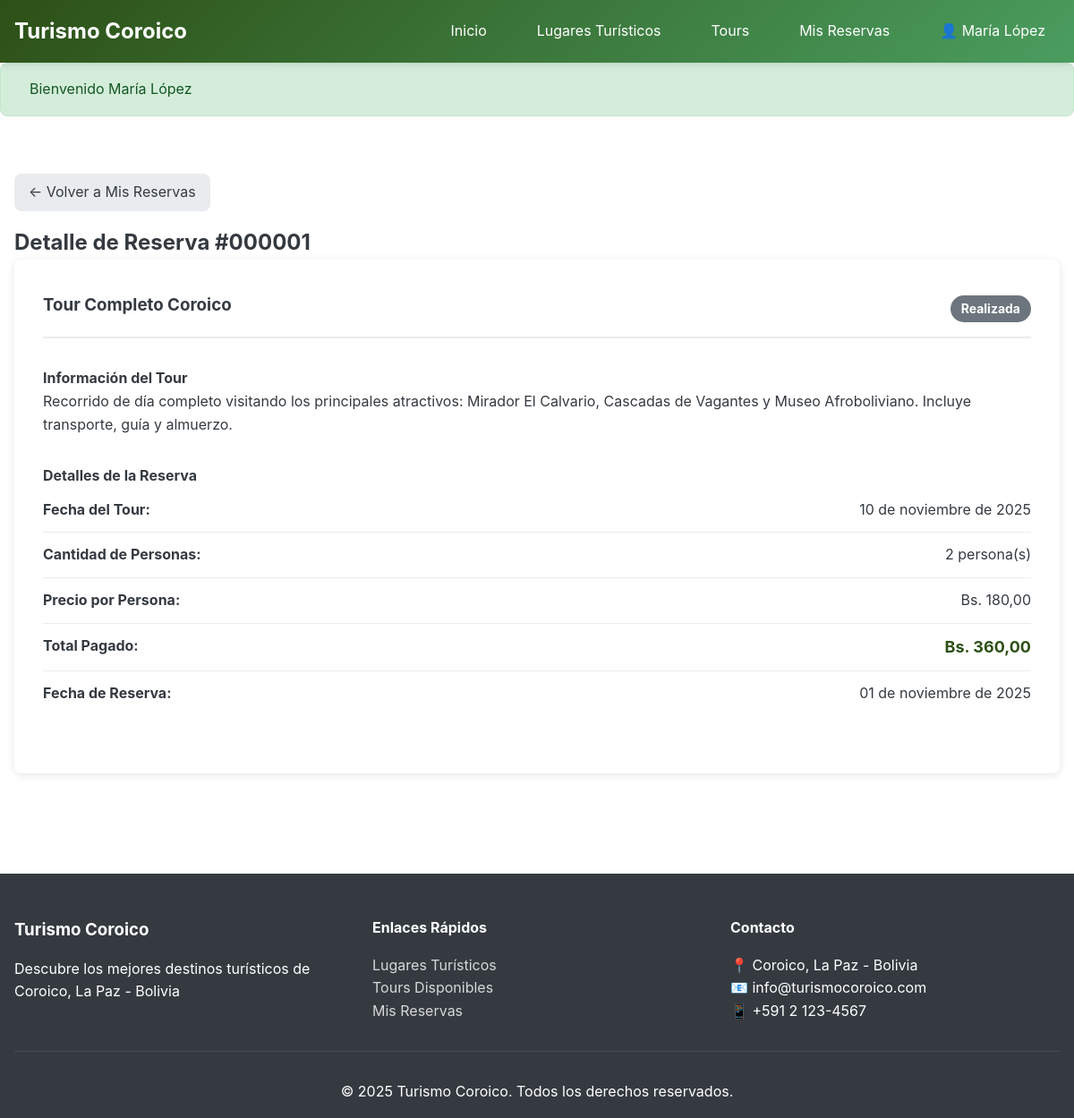
/reservas/detalle?id=1 (signed in), run on the app's committed database.
### tables this page shows
CREATE TABLE `reservas` (
  `id_reserva` int(11) NOT NULL,
  `id_usuario` int(11) NOT NULL,
  `id_tour` int(11) NOT NULL,
  `fecha_tour` date NOT NULL,
  `cantidad_personas` int(11) NOT NULL DEFAULT 1,
  `precio_total` decimal(10,2) NOT NULL,
  `fecha_reserva` timestamp NOT NULL DEFAULT current_timestamp()
);

CREATE TABLE `tours` (
  `id_tour` int(11) NOT NULL,
  `nombre` varchar(150) NOT NULL,
  `descripcion` text NOT NULL,
  `precio` decimal(10,2) NOT NULL,
  `cupo_maximo` int(11) NOT NULL DEFAULT 10,
  `imagen_tour` varchar(255) DEFAULT 'default.jpg',
  `fecha_creacion` timestamp NOT NULL DEFAULT current_timestamp()
);

### controllers/ReservaController.php (called while the page is built, shortened)
<?php
require_once __DIR__ . '/../config/config.php';
require_once __DIR__ . '/../models/Reserva.php';
class ReservaController {
    private $reservaModel;
    public function __construct() {
        $this->reservaModel = new Reserva();
    }
    public function detalle() {
        $id = $_GET['id'] ?? null;
        $reserva = $this->reservaModel->getDetalleCompleto($id);
        require_once __DIR__ . '/../views/reservas/detalle.php';
    }
}

### index.php (called while the page is built, shortened)
<?php
require_once __DIR__ . '/config/config.php';
require_once __DIR__ . '/config/database.php';
$request_uri = $_SERVER['REQUEST_URI'];
$base_path = parse_url(BASE_URL, PHP_URL_PATH);
if ($base_path && strpos($request_uri, $base_path) === 0) {
    $request_uri = substr($request_uri, strlen($base_path));
}
$request_uri = strtok($request_uri, '?');
$request_uri = trim($request_uri, '/');
$segments = explode('/', $request_uri);
$methodName = isset($segments[1]) ? $segments[1] : 'index';
$methodName = lcfirst(str_replace('-', '', ucwords($methodName, '-')));
$controller = new $controllerName();
try {
    $controller->$methodName();
} catch (Exception $e) {
    error_log("Error en el controlador: " . $e->getMessage());
    echo "<!DOCTYPE html>
<html lang='es'>
<head>
    <meta charset='UTF-8'>
    <meta name='viewport' content='width=device-width, initial-scale=1.0'>
    <title>Error</title>
    <style>
        body {
            font-family: Arial, sans-serif;
            display: flex;
            justify-content: center;
            align-items: center;
            height: 100vh;
            margin: 0;
            background: #f5f5f5;
        }
        .error-container {
            text-align: center;
            padding: 2rem;
            background: white;
            border-radius: 10px;
            box-shadow: 0 2px 10px rgba(0,0,0,0.1);
            max-width: 500px;
        }
        h1 { color: #d32f2f; }
        a {
            display: inline-block;
            margin-top: 1rem;
            padding: 0.75rem 1.5rem;
            background: #2d5016;
            color: white;
            text-decoration: none;
            border-radius: 5px;
        }
        a:hover { background: #4a9d5f; }
    </style>
</head>
<body>
    <div class='error-container'>
        <h1>Error en la aplicación</h1>
        <p>Ha ocurrido un error inesperado. Por favor, intenta nuevamente.</p>
        <a href='" . BASE_URL . "'>Volver al Inicio</a>
    </div>
</body>
</html>";
}

### config/config.php (called while the page is built, shortened)
<?php
function url($path = '') {
    return BASE_URL . ltrim($path, '/');
}
function formatearFecha($date) {
    $meses = [
        1 => 'enero', 2 => 'febrero', 3 => 'marzo', 4 => 'abril',
        5 => 'mayo', 6 => 'junio', 7 => 'julio', 8 => 'agosto',
        9 => 'septiembre', 10 => 'octubre', 11 => 'noviembre', 12 => 'diciembre'
    ];
    $timestamp = strtotime($date);
    $dia = date('d', $timestamp);
    $mes = $meses[(int)date('m', $timestamp)];
    $anio = date('Y', $timestamp);
    return "$dia de $mes de $anio";
}
function formatearPrecio($precio) {
    return 'Bs. ' . number_format($precio, 2, ',', '.');
}

### config/database.php (called while the page is built, shortened)
<?php
class Database {
    private static $instance = null;
    private $connection;
    private function __construct() {
        try {
            $dsn = "mysql:host=" . DB_HOST . ";dbname=" . DB_NAME . ";charset=" . DB_CHARSET;
            $options = [
                PDO::ATTR_ERRMODE            => PDO::ERRMODE_EXCEPTION,
                PDO::ATTR_DEFAULT_FETCH_MODE => PDO::FETCH_ASSOC,
                PDO::ATTR_EMULATE_PREPARES   => false,
            ];
            $this->connection = new PDO($dsn, DB_USER, DB_PASS, $options);
        } catch (PDOException $e) {
            die("Error de conexión a la base de datos: " . $e->getMessage());
        }
    }
    public static function getInstance() {
        if (self::$instance === null) {
            self::$instance = new self();
        }
        return self::$instance;
    }
    public function getConnection() {
        return $this->connection;
    }
}

### models/Reserva.php (called while the page is built, shortened)
<?php
require_once __DIR__ . '/Model.php';
class Reserva extends Model {
    public function getDetalleCompleto($id) {
        $sql = "SELECT r.*,
                t.nombre as tour_nombre,
                t.descripcion as tour_descripcion,
                t.precio as tour_precio,
                u.nombre_completo as usuario_nombre,
                u.email as usuario_email
                FROM reservas r
                INNER JOIN tours t ON r.id_tour = t.id_tour
                INNER JOIN usuarios u ON r.id_usuario = u.id_usuario
                WHERE r.id_reserva = ?";
        return $this->queryOne($sql, [$id]);
    }
}

### models/Model.php (called while the page is built, shortened)
<?php
require_once __DIR__ . '/../config/database.php';
class Model {
    protected $db;
    public function __construct() {
        $this->db = Database::getInstance()->getConnection();
    }
    protected function queryOne($sql, $params = []) {
        try {
            $stmt = $this->db->prepare($sql);
            $stmt->execute($params);
            $result = $stmt->fetch();
            return $result ? $result : null;
        } catch (PDOException $e) {
            error_log("Error en queryOne(): " . $e->getMessage());
            return null;
        }
    }
}

### views/reservas/detalle.php (the view, shortened to what this page needs)
<?php
require_once __DIR__ . '/../layouts/header.php';
?>
<section class="section">
    <div class="container">
        <div class="detalle-page">
            <a href="<?php echo url('usuario/mis-reservas'); ?>" class="btn-back">← Volver a Mis Reservas</a>
            <h2>Detalle de Reserva #<?php echo str_pad($reserva['id_reserva'], 6, '0', STR_PAD_LEFT); ?></h2>
            <div class="reserva-detalle-card">
                <div class="reserva-header">
                    <h3><?php echo htmlspecialchars($reserva['tour_nombre']); ?></h3>
                    <?php
                    $fecha_tour = strtotime($reserva['fecha_tour']);
                    $hoy = strtotime('today');
                    $estado = $fecha_tour >= $hoy ? 'Próxima' : 'Realizada';
                    $estadoClass = $fecha_tour >= $hoy ? 'badge-success' : 'badge-secondary';
                    ?>
                    <span class="badge <?php echo $estadoClass; ?>"><?php echo $estado; ?></span>
                </div>
                <div class="reserva-info">
                    <div class="info-section">
                        <h4>Información del Tour</h4>
                        <p><?php echo nl2br(htmlspecialchars($reserva['tour_descripcion'])); ?></p>
                    </div>
                    <div class="info-section">
                        <h4>Detalles de la Reserva</h4>
                        <div class="info-item">
                            <strong>Fecha del Tour:</strong>
                            <span><?php echo formatearFecha($reserva['fecha_tour']); ?></span>
                        </div>
                        <div class="info-item">
                            <strong>Cantidad de Personas:</strong>
                            <span><?php echo $reserva['cantidad_personas']; ?> persona(s)</span>
                        </div>
                        <div class="info-item">
                            <strong>Precio por Persona:</strong>
                            <span><?php echo formatearPrecio($reserva['tour_precio']); ?></span>
                        </div>
                        <div class="info-item">
                            <strong>Total Pagado:</strong>
                            <span class="price"><?php echo formatearPrecio($reserva['precio_total']); ?></span>
                        </div>
                        <div class="info-item">
                            <strong>Fecha de Reserva:</strong>
                            <span><?php echo formatearFecha($reserva['fecha_reserva'], true); ?></span>
                        </div>
                    </div>
                </div>
            </div>
        </div>
    </div>
</section>
<?php require_once __DIR__ . '/../layouts/footer.php'; ?>

### public/css/styles.css (style rules this page uses)
:root { --color-primary: #2d5016; --color-primary-dark: #1a3009; --color-primary-light: #4a9d5f; --color-secondary: #87ceeb; --color-success: #28a745; --color-danger: #dc3545; --color-warning: #ffc107; --color-info: #17a2b8; --color-light: #f8f9fa; --color-dark: #343a40; --color-white: #ffffff; --color-gray: #6c757d; --color-gray-light: #e9ecef; --font-family: -apple-system, BlinkMacSystemFont, "Segoe UI", Roboto, "Helvetica Neue", Arial, sans-serif; --border-radius: 8px; --box-shadow: 0 2px 10px rgba(0, 0, 0, 0.1); --transition: all 0.3s ease; }
* { margin: 0; padding: 0; box-sizing: border-box; }
body { font-family: var(--font-family); line-height: 1.6; color: var(--color-dark); background-color: var(--color-white); }
a { text-decoration: none; color: var(--color-primary); transition: var(--transition); }
.container { max-width: 1200px; margin: 0 auto; padding: 0 1rem; }
.btn-back { background: var(--color-gray-light); color: var(--color-dark); padding: 0.5rem 1rem; border-radius: var(--border-radius); display: inline-block; margin-bottom: 1rem; }
.section { padding: 3rem 0; }
.price { color: var(--color-primary); font-weight: bold; font-size: 1.125rem; }
.badge { display: inline-block; padding: 0.25rem 0.75rem; border-radius: 20px; font-size: 0.875rem; font-weight: bold; margin-top: 0.5rem; }
.badge-secondary { background: var(--color-gray); color: var(--color-white); }
.reserva-detalle-card { background: var(--color-white); padding: 2rem; border-radius: var(--border-radius); box-shadow: var(--box-shadow); }
.reserva-header { display: flex; justify-content: space-between; align-items: center; margin-bottom: 2rem; padding-bottom: 1rem; border-bottom: 2px solid var(--color-gray-light); }
.info-section { margin: 2rem 0; }
.info-item { display: flex; justify-content: space-between; padding: 0.75rem 0; border-bottom: 1px solid var(--color-gray-light); }
.info-item:last-child { border-bottom: none; }

### data on the page
reservas: id_reserva "000001", id_tour.nombre "Tour Completo Coroico", id_tour.descripcion "Recorrido de día completo visitando los principales atractivos: Mirador El Calvario, Cascadas de Vagantes y Museo Afroboliviano. Incluye transporte, guía y almuerzo.", fecha_tour "10 de noviembre de 2025", cantidad_personas "2", id_tour.precio "Bs. 180,00", precio_total "Bs. 360,00", fecha_reserva "01 de noviembre de 2025"

### other printed values
SITE_NAME "Turismo Coroico"
$_SESSION['nombre_completo'] "María López"
$mensaje['texto'] "Bienvenido María López"
SITE_DESCRIPTION "Descubre los mejores destinos turísticos de Coroico, La Paz - Bolivia"
